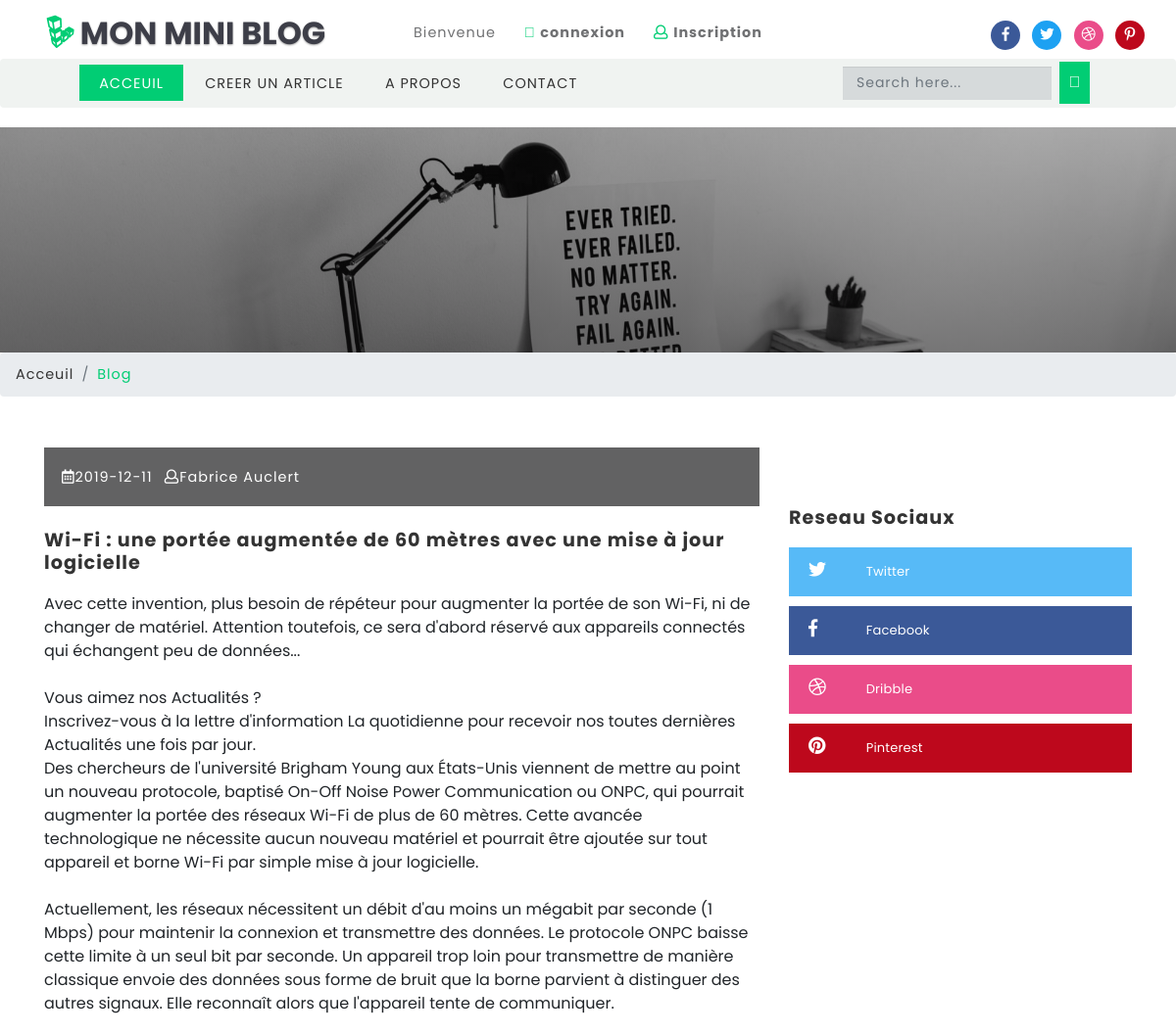
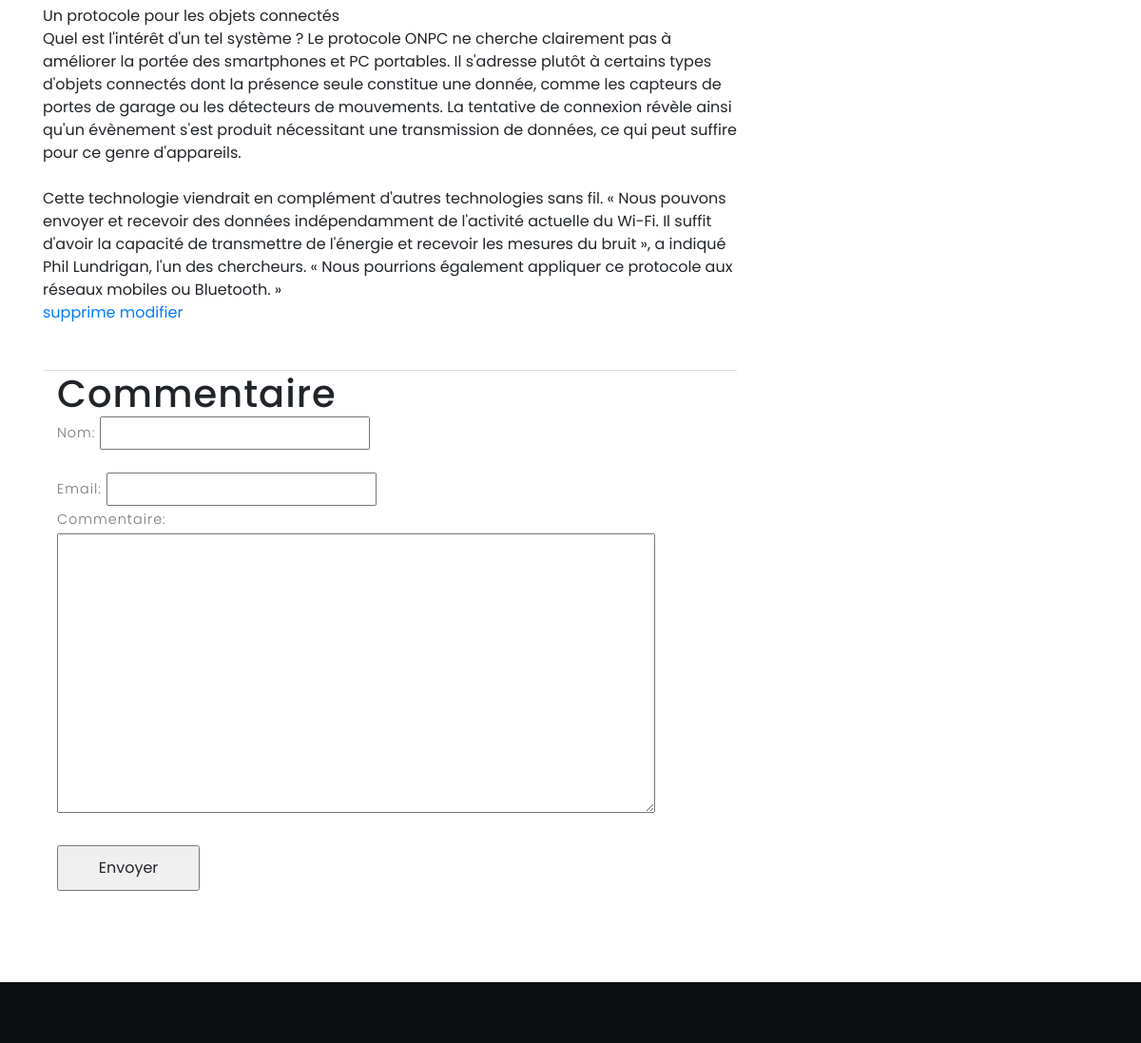
The page /commentaire.php?id=19 on the database its author committed (2 pictures, top to bottom).
### tables this page shows
CREATE TABLE IF NOT EXISTS `article` (
  `id` int(10) UNSIGNED NOT NULL AUTO_INCREMENT,
  `titre` varchar(250) NOT NULL,
  `texte` text NOT NULL,
  `date` date DEFAULT NULL,
  `auteur` varchar(150) DEFAULT NULL,
  PRIMARY KEY (`id`)
);

### commentaire.php (the view, shortened to what this page needs)
<?php
$con = mysqli_connect("127.0.0.1", "root", "", "blog");
$id=$_REQUEST['id'];
$query="SELECT * from article where id='".$id."'";
$result=mysqli_query($con,$query) ;
$row = mysqli_fetch_assoc($result);
?>
<!DOCTYPE html>
<html lang="zxx">
<head>
	<link rel="stylesheet" href="https://maxcdn.bootstrapcdn.com/bootstrap/3.4.1/css/bootstrap.min.css">
	<link href="css/bootstrap.css" rel='stylesheet' type='text/css' />
	<link rel="stylesheet" href="css/jquery.desoslide.css">
	<link href="css/style.css" rel='stylesheet' type='text/css' />
	<link href="css/fontawesome-all.css" rel="stylesheet">
</head>
<body>
	<?php include("header.php");?>
	<div class="banner-inner">
	</div>
	<ol class="breadcrumb">
		<li class="breadcrumb-item">
			<a href="index.php">Acceuil</a>
		</li>
		<li class="breadcrumb-item active">Blog</li>
	</ol>
	<section class="banner-bottom">
		<div class="container">
			<div class="row">
				<div class="col-lg-8 left-blog-info-w3layouts-agileits text-left">
					<div class="blog-grid-top">
						<div class="b-grid-top">
							<div class="blog-info-middle">
								<ul>
									<li>
										<a href="#">
											<i class="far fa-calendar-alt"></i><?php echo $row['date']; ?></a>
										</li>
										<li class="mx-2">
											<a href="#">
												<i class="far fa-user"></i><?php echo $row['auteur']; ?></a>
											</li>
												</ul>
											</div>
										</div>
										<h3>
											<a href="single.html"><?php echo $row['titre']; ?></a>
										</h3>
										<?php echo nl2br($row['texte']);
										echo "<br/>";
										echo "<a href=suparticle.php?id=".$row['id']. ">supprime </a>
										<a href=uparticle.php?id=".$row['id']. ">modifier </a>";
										?>
									</div>
									<div class="container">
										<h1>Commentaire </h1>
									<form action="" method="POST" enctype="multipart/form-data">
									  <p>Nom: <input type="text" name="pseudo" /></p><br/>
									  <p>Email: <input type="email" name="mail" /></p>
									  <p>Commentaire: <br /><textarea name="cmt" rows="10" cols="50"></textarea></p>
									  <br />
									  <input type="submit" name="ok" value="Envoyer">
									</form>
									</div>
								</div>
								<aside class="col-lg-4 agileits-w3ls-right-blog-con text-right">
									<div class="right-blog-info text-left">
										<div class="tech-btm widget_social">
											<h4>Reseau Sociaux</h4>
											<ul>
												<li>
													<a class="twitter" href="http://www.twitter.com">
														<i class="fab fa-twitter"></i>
														<span class="count"></span> Twitter</a>
													</li>
													<li>
														<a class="facebook" href="http://www.facebook.com">
															<i class="fab fa-facebook-f"></i>
															<span class="count"></span> Facebook</a>
														</li>
														<li>
															<a class="dribble" href="http://www.dribble.com">
																<i class="fab fa-dribbble"></i>
																<span class="count"></span> Dribble</a>
															</li>
															<li>
																<a class="pin" href="http://www.pinterest.com">
																	<i class="fab fa-pinterest"></i>
																	<span class="count"></span> Pinterest</a>
																</li>
															</ul>
														</div>
													</div>
												</aside>
											</div>
										</div>
									</section>
									<?php include("footer.php");?>
							</body>
							</html>

### css/style.css (style rules this page uses)
html, body { margin: 0; font-size: 100%; font-family: 'Poppins', sans-serif; background: #fff; }
body a { text-decoration: none; transition: 0.5s all; -webkit-transition: 0.5s all; -moz-transition: 0.5s all; -o-transition: 0.5s all; -ms-transition: 0.5s all; }
input[type="button"], input[type="submit"], input[type="text"], input[type="email"], input[type="search"] { transition: 0.5s all; -webkit-transition: 0.5s all; -moz-transition: 0.5s all; -o-transition: 0.5s all; -ms-transition: 0.5s all; font-family: 'Poppins', sans-serif; }
h1, h2, h3, h4, h5, h6 { margin: 0; font-family: 'Poppins', sans-serif; letter-spacing:1px; }
p { margin: 0; font-size: 0.9em; color: #777777; line-height: 2em; letter-spacing: 1px; font-weight: 300; }
ul { margin: 0; padding: 0; }
.pin { background: #BD081C; }
.banner-bottom { padding: 6em 0; position: relative; }
.b-grid-top { position: relative; }
.blog-info-middle ul li a { font-size: 0.9em; letter-spacing: 1px; color: #fff; }
.blog-info-middle { width: 100%; background: rgba(14, 15, 16, 0.65); padding: 18px; position: absolute; bottom: 0; }
.blog-info-middle ul li { display: inline-block; }
.blog-grid-top h3,.two-blog2 h3,h5.card-title { font-size: 1.2em; margin: 1.2em 0 1em 0; font-weight: 700; }
.blog-grid-top h3 a,.two-blog2 h3 a,h5.card-title a { color: #333333; }
.blog-grid-top { border-bottom: 1px solid #ddd; padding-bottom: 3em; }
.tech-btm h4 { font-size: 1.2em; color: #333333; font-weight: 700; margin-bottom: 1em; }
.tech-btm { margin-bottom: 2em; }
.widget_social li { display: block; }
.widget_social li a { color: #fff; display: inline-block; font-size: 13px; font-weight:400; letter-spacing: 0.2px; line-height: 30px; margin-bottom: 10px; padding: 10px 20px; text-transform: capitalize; width: 100%; }
.widget_social li a.twitter { background: #57baf7; }
.widget_social li a.facebook { background: #3b5998; }
.widget_social li a.dribble { background: #ea4c89; }
.widget_social li a.pin { background: #BD081C; }
.widget_social li a i { font-size: 18px; position: relative; text-align: left; width: 35px; }
.widget_social li a .count { padding-left: 20px; }
.banner-inner { background: -webkit-linear-gradient(rgba(23, 22, 23, 0.2), rgba(23, 22, 23, 0.5)), url(../images/banner4.jpg) no-repeat; background: -moz-linear-gradient(rgba(23, 22, 23, 0.2), rgba(23, 22, 23, 0.5)), url(../images/banner4.jpg) no-repeat; background: -ms-linear-gradient(rgba(23, 22, 23, 0.2), rgba(23, 22, 23, 0.5)), url(../images/banner4.jpg) no-repeat; background: linear-gradient(rgba(23, 22, 23, 0.2), rgba(23, 22, 23, 0.5)), url(../images/banner4.jpg) no-repeat; background-size: cover; min-height: 230px; }
li.breadcrumb-item { font-size: 0.9em; letter-spacing: 1px; }
li.breadcrumb-item a { color: #333; }
.breadcrumb-item.active { color: #01cd74; }
a.facebook { color: #fff; font-size: 16px; }
input[type=submit] { width: 150px; padding: 10px; }

### rows shown on the page
article: date "2019-12-11", auteur "Fabrice Auclert", titre "Wi-Fi : une portée augmentée de 60 mètres avec une mise à jour logicielle", texte "Avec cette invention, plus besoin de répéteur pour augmenter la portée de son Wi-Fi, ni de changer de matériel. Attention toutefois, ce sera d'abord réservé aux appareils connectés qui échangent peu de données... Vous aimez nos Actualités ? Inscrivez-vous à la lettre d'information La quotidienne pour recevoir nos toutes dernières Actualités une fois par jour. Des chercheurs de l'université Brigham Young aux États-Unis viennent de mettre au point un nouveau protocole, baptisé On-Off Noise Power Communication ou ONPC, qui pourrait augmenter la portée des réseaux Wi-Fi de plus de 60 mètres. Cette avancée technologique ne nécessite aucun nouveau matériel et pourrait être ajoutée sur tout…"
